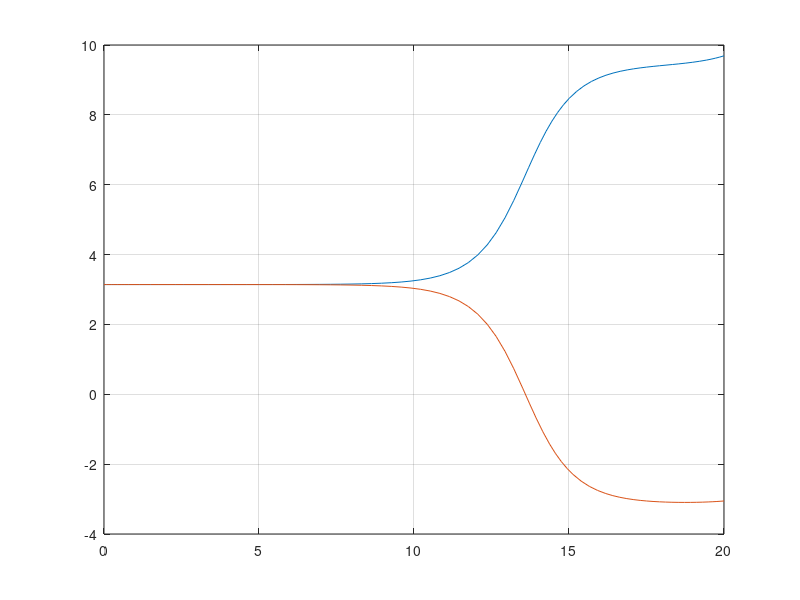

Recreate this plot in MATLAB.
%y'' = sin(y), initial condition : y(0) = pi
%need first order system

f = @(t,y) [y(2); -sin(y(1))];

epsilon = 1e-5;
[t1, y1] = ode45(f, [0 20], [pi + epsilon;0]);
[t2, y2] = ode45(f, [0 20], [pi - epsilon;0]);

plot(t1, y1(:,1), t2, y2(:,1)) %first column (all rows, first column)
grid on
%axis([0 20 0 10])
